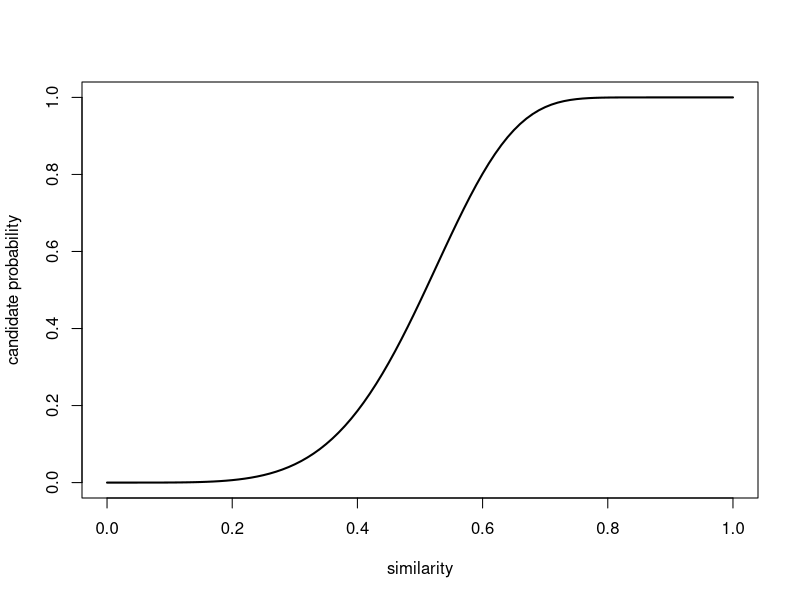

The R source for this figure:
## ---- chunk 1
b <- 20
r <- 5

curve(1-(1-x^r)^b, from=0, to=1, xlab="similarity", ylab="candidate probability", lwd=2)
